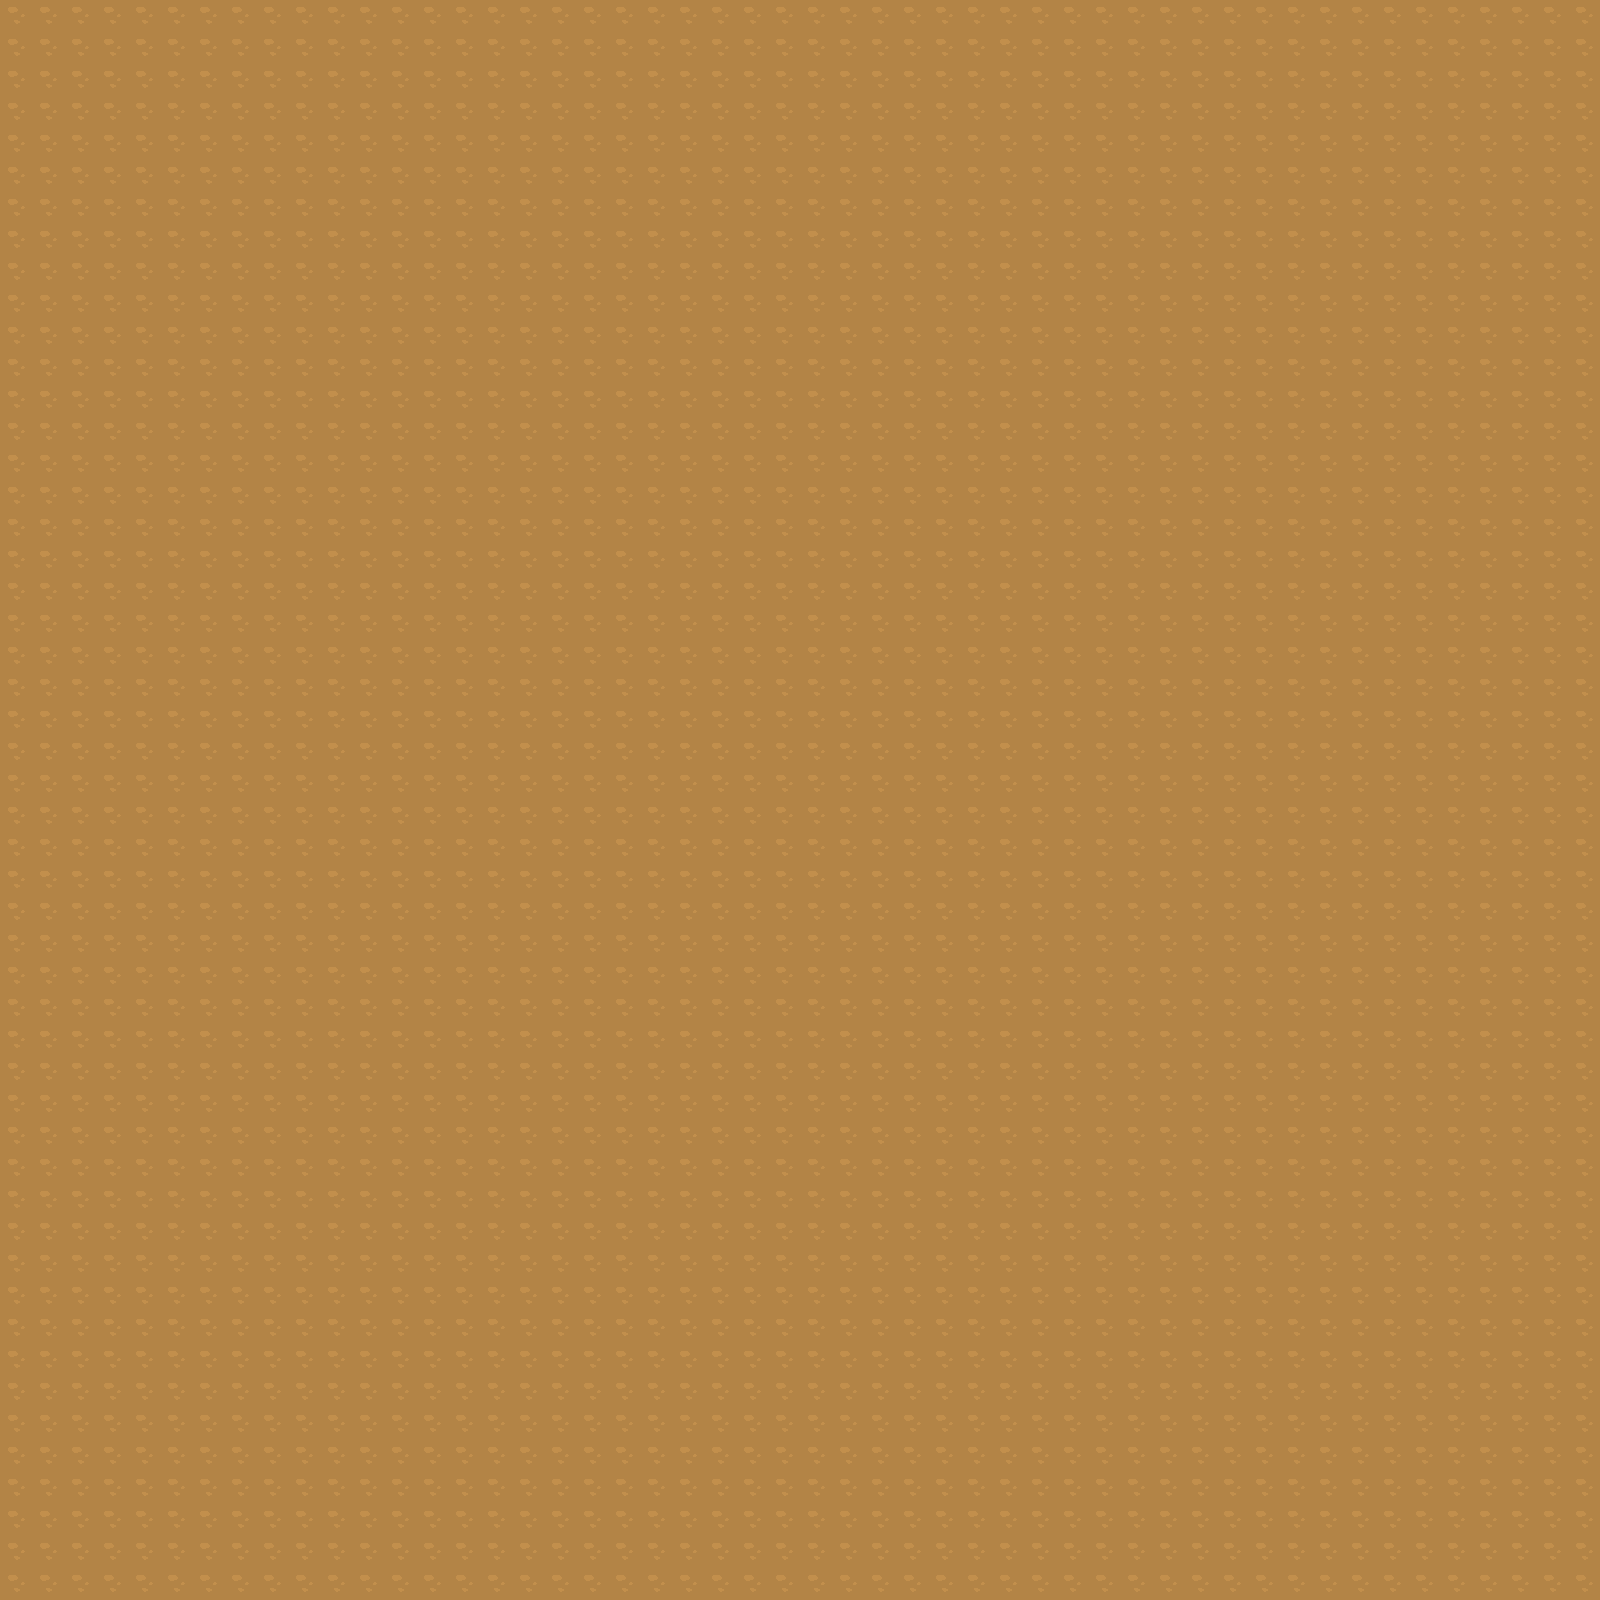

This is a level from a 2D game, rendered from its Tiled map with the project's own tilesets. A one-line summary and the map file follow, with tile-layer data summarised:
An orthogonal 50x50 tile map with 32x32 px tiles, 7 tile layers (Grass, Snow, Desert, SnowDecorate, ...), 5 tilesets and 78 objects.

<map version="1.10" tiledversion="1.11.0" orientation="orthogonal" renderorder="right-down" width="50" height="50" tilewidth="32" tileheight="32" infinite="0" nextlayerid="9" nextobjectid="82">
 <tileset firstgid="1" source="../RebirthTemple/RebirthGrass.tsx" />
 <tileset firstgid="65" source="../SnowyWinter/SnowyWinterWholeAsset.tsx" />
 <tileset firstgid="321" source="../DeathDesert/DesertItem.tsx" />
 <tileset firstgid="2305" source="../volcano/tf_A1_ashlands_3.tsx" />
 <tileset firstgid="2737" source="../RebirthTemple/RebirthPlants.tsx" />
 <layer id="1" name="Grass" width="50" height="50">
  <data>[2500 cells, 2500 non-empty, 32 distinct tile ids]</data>
 </layer>
 <layer id="2" name="Snow" width="50" height="50">
  <data>[2500 cells, 494 non-empty, 2 distinct tile ids]</data>
 </layer>
 <layer id="3" name="Desert" width="50" height="50">
  <data>[2500 cells, 545 non-empty, 3 distinct tile ids]</data>
 </layer>
 <layer id="4" name="SnowDecorate" width="50" height="50">
  <data>[2500 cells, 46 non-empty, 2 distinct tile ids]</data>
 </layer>
 <layer id="5" name="Water" width="50" height="50">
  <data>[2500 cells, 763 non-empty, 1 distinct tile ids]</data>
 </layer>
 <layer id="6" name="GrassDecorate" width="50" height="50">
  <data>[2500 cells, 417 non-empty, 25 distinct tile ids]</data>
 </layer>
 <layer id="8" name="BlackFog" width="50" height="50">
  <data>[2500 cells, 2500 non-empty, 1 distinct tile ids]</data>
 </layer>
 <objectgroup id="7" name="Obstacles">
  <object id="1" x="202.105" y="345.535" width="13.039" height="32.5976">
   <properties>
    <property name="Height" type="float" value="32.5976" />
    <property name="Width" type="float" value="13.039" />
    <property name="X" type="float" value="202.105" />
    <property name="Y" type="float" value="345.535" />
   </properties>
  </object>
  <object id="2" x="425.942" y="415.076" width="13.039" height="28.2513">
   <properties>
    <property name="Height" type="float" value="28.2513" />
    <property name="Width" type="float" value="13.039" />
    <property name="X" type="float" value="425.942" />
    <property name="Y" type="float" value="415.076" />
   </properties>
  </object>
  <object id="3" x="295.552" y="473.752" width="13.039" height="34.7708">
   <properties>
    <property name="Height" type="float" value="34.7708" />
    <property name="Width" type="float" value="13.039" />
    <property name="X" type="float" value="295.552" />
    <property name="Y" type="float" value="473.752" />
   </properties>
  </object>
  <object id="4" x="522.042" y="538.947" width="10.0586" height="28.944">
   <properties>
    <property name="Height" type="float" value="28.944" />
    <property name="Width" type="float" value="10.0586" />
    <property name="X" type="float" value="522.042" />
    <property name="Y" type="float" value="538.947" />
   </properties>
  </object>
  <object id="5" x="650.471" y="633.028" width="10.0586" height="28.944">
   <properties>
    <property name="Height" type="float" value="28.944" />
    <property name="Width" type="float" value="10.0586" />
    <property name="X" type="float" value="650.471" />
    <property name="Y" type="float" value="633.028" />
   </properties>
  </object>
  <object id="6" x="650.471" y="633.028" width="10.0586" height="28.944">
   <properties>
    <property name="Height" type="float" value="28.944" />
    <property name="Width" type="float" value="10.0586" />
    <property name="X" type="float" value="650.471" />
    <property name="Y" type="float" value="633.028" />
   </properties>
  </object>
  <object id="7" x="778.471" y="761.528" width="10.0586" height="28.944">
   <properties>
    <property name="Height" type="float" value="28.944" />
    <property name="Width" type="float" value="10.0586" />
    <property name="X" type="float" value="778.471" />
    <property name="Y" type="float" value="761.528" />
   </properties>
  </object>
  <object id="8" x="650.471" y="832.528" width="10.0586" height="28.944">
   <properties>
    <property name="Height" type="float" value="28.944" />
    <property name="Width" type="float" value="10.0586" />
    <property name="X" type="float" value="650.471" />
    <property name="Y" type="float" value="832.528" />
   </properties>
  </object>
  <object id="9" x="586.471" y="1021.53" width="10.0586" height="28.944">
   <properties>
    <property name="Height" type="float" value="28.944" />
    <property name="Width" type="float" value="10.0586" />
    <property name="X" type="float" value="586.471" />
    <property name="Y" type="float" value="1021.53" />
   </properties>
  </object>
  <object id="10" x="425.971" y="1114.53" width="10.0586" height="28.944">
   <properties>
    <property name="Height" type="float" value="28.944" />
    <property name="Width" type="float" value="10.0586" />
    <property name="X" type="float" value="425.971" />
    <property name="Y" type="float" value="1114.53" />
   </properties>
  </object>
  <object id="11" x="298.971" y="858.528" width="10.0586" height="28.944">
   <properties>
    <property name="Height" type="float" value="28.944" />
    <property name="Width" type="float" value="10.0586" />
    <property name="X" type="float" value="298.971" />
    <property name="Y" type="float" value="858.528" />
   </properties>
  </object>
  <object id="12" x="329.971" y="1243.53" width="10.0586" height="28.944">
   <properties>
    <property name="Height" type="float" value="28.944" />
    <property name="Width" type="float" value="10.0586" />
    <property name="X" type="float" value="329.971" />
    <property name="Y" type="float" value="1243.53" />
   </properties>
  </object>
  <object id="13" x="521.971" y="1273.53" width="10.0586" height="28.944">
   <properties>
    <property name="Height" type="float" value="28.944" />
    <property name="Width" type="float" value="10.0586" />
    <property name="X" type="float" value="521.971" />
    <property name="Y" type="float" value="1273.53" />
   </properties>
  </object>
  <object id="14" x="393.971" y="1400.53" width="10.0586" height="28.944">
   <properties>
    <property name="Height" type="float" value="28.944" />
    <property name="Width" type="float" value="10.0586" />
    <property name="X" type="float" value="393.971" />
    <property name="Y" type="float" value="1400.53" />
   </properties>
  </object>
  <object id="15" x="106.971" y="1336.53" width="10.0586" height="28.944">
   <properties>
    <property name="Height" type="float" value="28.944" />
    <property name="Width" type="float" value="10.0586" />
    <property name="X" type="float" value="106.971" />
    <property name="Y" type="float" value="1336.53" />
   </properties>
  </object>
  <object id="16" x="747.971" y="1432.53" width="10.0586" height="28.944">
   <properties>
    <property name="Height" type="float" value="28.944" />
    <property name="Width" type="float" value="10.0586" />
    <property name="X" type="float" value="747.971" />
    <property name="Y" type="float" value="1432.53" />
   </properties>
  </object>
  <object id="17" x="1097.97" y="1336.53" width="10.0586" height="28.944">
   <properties>
    <property name="Height" type="float" value="28.944" />
    <property name="Width" type="float" value="10.0586" />
    <property name="X" type="float" value="1097.97" />
    <property name="Y" type="float" value="1336.53" />
   </properties>
  </object>
  <object id="18" x="1451.97" y="1367.53" width="10.0586" height="28.944">
   <properties>
    <property name="Height" type="float" value="28.944" />
    <property name="Width" type="float" value="10.0586" />
    <property name="X" type="float" value="1451.97" />
    <property name="Y" type="float" value="1367.53" />
   </properties>
  </object>
  </objectgroup>
</map>
<!-- 60 of 78 objects omitted -->
